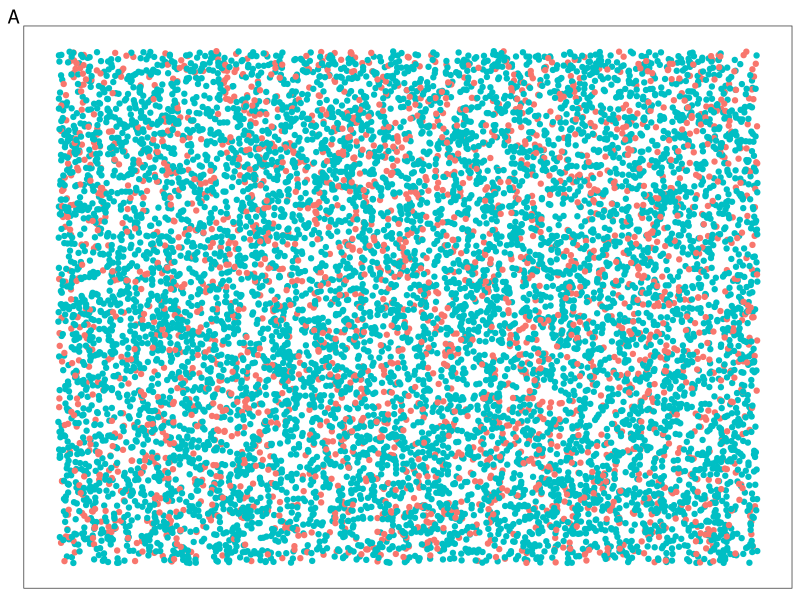
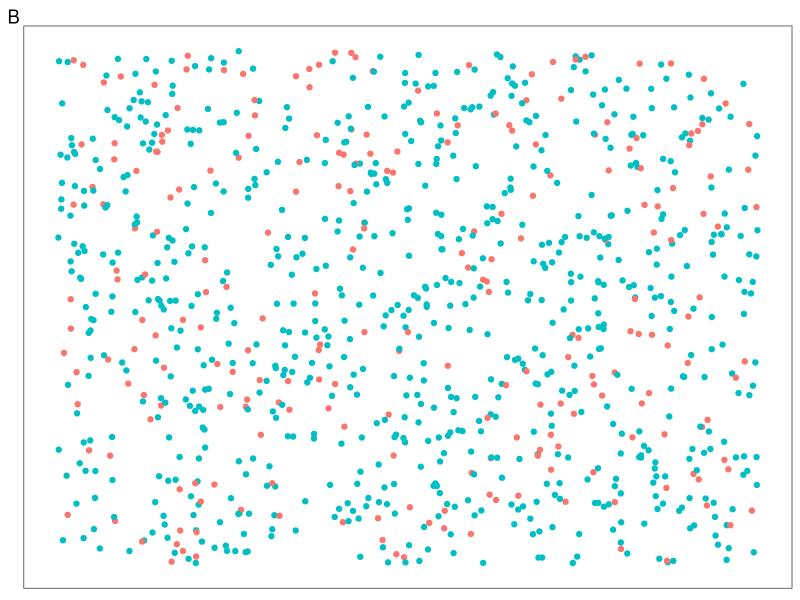
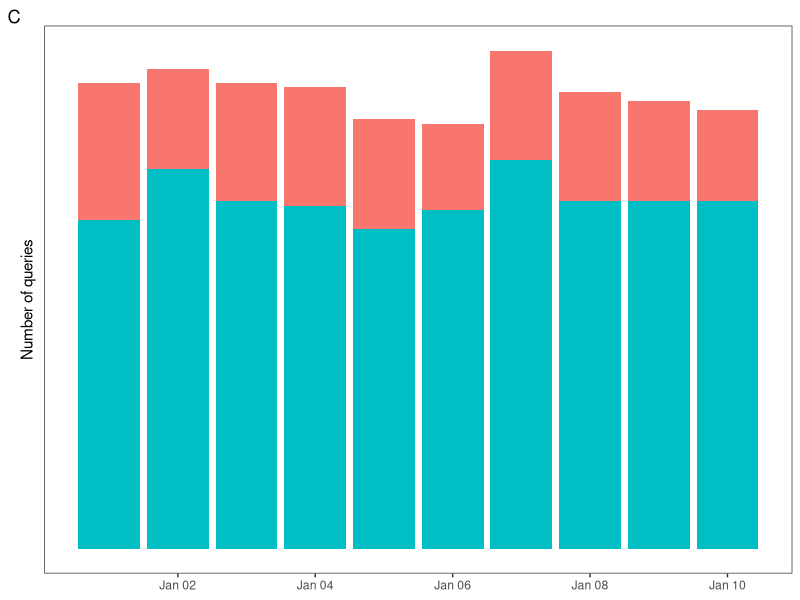
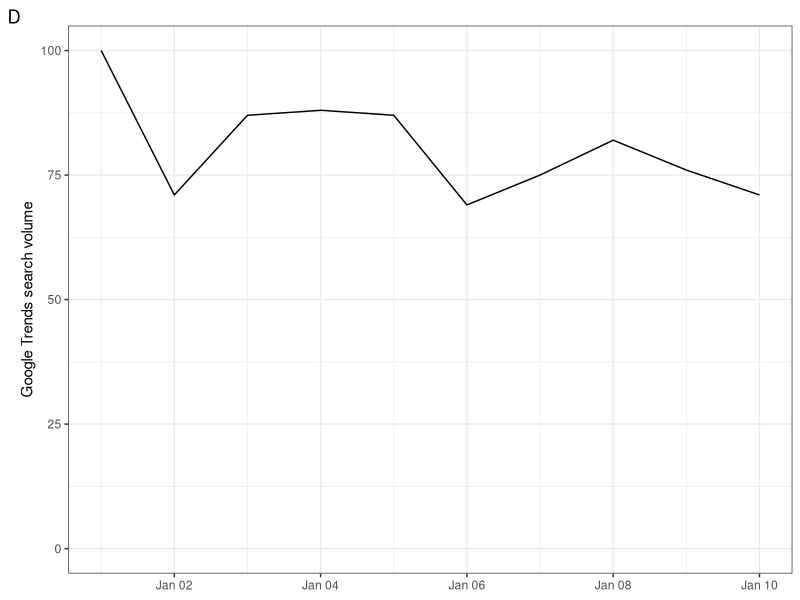

Generate these figures, in order, with R:
## ---- chunk 1
knitr::opts_chunk$set(
  collapse = TRUE,
  comment = "#>"
)
## ---- chunk 2
library(lubridate)
library(tidyverse)
## ---- chunk 3
Sys.setlocale("LC_ALL", "English")

set.seed(123)

population <- tibble(
  x = runif(10000),
  y = runif(10000),
  q = sample(letters[1:2], 10000, replace = TRUE, prob = c(0.25, 0.85)),
  day = sample(1:10, 10000, replace = TRUE)
) %>%
  mutate(day = ymd(paste0("2022-01-", day)))

sample <- slice_sample(population, n = 1000)

max_queries <- sample %>%
  count(day) %>%
  filter(n == max(n)) %>%
  slice(1) %>%
  pull(n)
## ---- chunk 4
par(mfrow = c(2, 2))

population %>%
  ggplot() +
  geom_point(aes(x, y, colour = q)) +
  labs(tag = "A") +
  theme_bw() +
  theme(
    legend.position = "none",
    panel.grid = element_blank(),
    axis.title = element_blank(),
    axis.text = element_blank(),
    axis.ticks = element_blank()
  )

sample %>%
  ggplot() +
  geom_point(aes(x, y, colour = q)) +
  labs(tag = "B") +
  theme_bw() +
  theme(
    legend.position = "none",
    panel.grid = element_blank(),
    axis.title = element_blank(),
    axis.text = element_blank(),
    axis.ticks = element_blank()
  )

sample %>%
  ggplot() +
  geom_bar(aes(day, fill = q)) +
  labs(
    x = NULL,
    y = "Number of queries",
    tag = "C"
  ) +
  ylim(c(0, max_queries)) +
  theme_bw() +
  theme(
    legend.position = "none",
    panel.grid = element_blank(),
    axis.text.y = element_blank(),
    axis.ticks.y = element_blank()
  )

sample %>%
  mutate(q = q == "a") %>%
  summarise(share = sum(q) / n(), .by = day) %>%
  mutate(share = round(100 * share / max(share))) %>%
  ggplot() +
  geom_line(aes(x = day, y = share)) +
  labs(
    x = NULL,
    y = "Google Trends search volume",
    tag = "D"
  ) +
  ylim(0, 100) +
  theme_bw()
